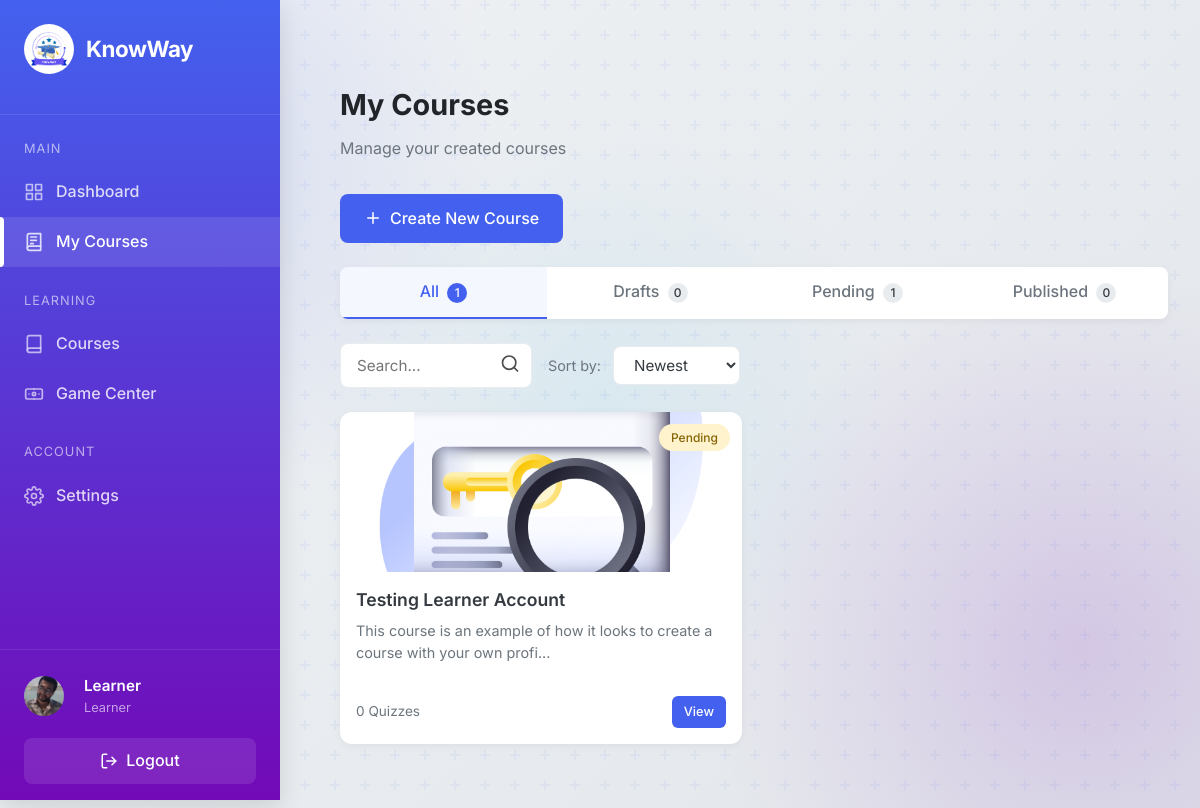
The page /view/my-courses.php (signed in) on the database its author committed.
### tables this page shows
CREATE TABLE `users` (
  `id` int(11) NOT NULL,
  `username` varchar(100) NOT NULL,
  `email` varchar(255) NOT NULL,
  `password` varchar(255) NOT NULL,
  `created_at` timestamp NOT NULL DEFAULT current_timestamp(),
  `role` varchar(20) DEFAULT 'learner',
  `phone` varchar(20) DEFAULT NULL,
  `bio` text DEFAULT NULL,
  `avatar` varchar(255) DEFAULT NULL
);

CREATE TABLE `courses` (
  `id` int(11) NOT NULL,
  `creator_id` int(11) NOT NULL,
  `title` varchar(255) NOT NULL,
  `description` text DEFAULT NULL,
  `image` varchar(255) DEFAULT NULL,
  `video` varchar(255) DEFAULT NULL,
  `video_type` enum('youtube','vimeo','uploaded') DEFAULT NULL,
  `status` enum('draft','pending','published') NOT NULL DEFAULT 'pending',
  `created_at` timestamp NOT NULL DEFAULT current_timestamp(),
  `updated_at` timestamp NULL DEFAULT NULL ON UPDATE current_timestamp(),
  `approved_at` timestamp NULL DEFAULT NULL,
  `approved_by` int(11) DEFAULT NULL
);

### view/my-courses.php (the view, shortened to what this page needs)
<?php
include '../config/db.php';
$user_id = $_SESSION['user_id'];
$username = $_SESSION['username'];
$user_avatar = '';
$stmt = $conn->prepare("SELECT avatar FROM users WHERE id = ?");
$stmt->bind_param("i", $user_id);
$stmt->execute();
$avatar_result = $stmt->get_result();
if ($avatar_result && $avatar_result->num_rows > 0) {
    $user_avatar = $avatar_result->fetch_assoc()['avatar'];
}
$initials = '';
$name_parts = explode(' ', $username);
foreach ($name_parts as $part) {
    $initials .= substr($part, 0, 1);
}
$status_filter = isset($_GET['status']) ? $_GET['status'] : 'all';
$search = isset($_GET['search']) ? $_GET['search'] : '';
$sort = isset($_GET['sort']) ? $_GET['sort'] : 'newest';
$order_by = "c.created_at DESC";
$count_sql = "SELECT COUNT(*) as total FROM courses c WHERE c.creator_id = ?";
$count_params = ["i", $user_id];
$stmt = $conn->prepare($count_sql);
$stmt->bind_param(...$count_params);
$stmt->execute();
$total_courses = $stmt->get_result()->fetch_assoc()['total'];
$courses_sql = "SELECT c.*, COUNT(cq.id) as quizzes_count
                FROM courses c
                LEFT JOIN course_quizzes cq ON c.id = cq.course_id
                WHERE c.creator_id = ?";
$courses_params = ["i", $user_id];
$courses_sql .= " GROUP BY c.id ORDER BY $order_by";
$stmt = $conn->prepare($courses_sql);
$stmt->bind_param(...$courses_params);
$stmt->execute();
$courses_result = $stmt->get_result();
$status_counts = [];
$status_types = ['draft', 'pending', 'published'];
foreach ($status_types as $type) {
    $count_sql = "SELECT COUNT(*) as count FROM courses WHERE creator_id = ? AND status = ?";
    $stmt = $conn->prepare($count_sql);
    $stmt->bind_param("is", $user_id, $type);
    $stmt->execute();
    $status_counts[$type] = $stmt->get_result()->fetch_assoc()['count'];
}
?>
<!DOCTYPE html>
<html lang="en">
<head>
    <link rel="stylesheet" href="dashboard.css">
    <link rel="stylesheet" href="styles.css">
</head>
<body>
    <button class="mobile-menu-btn" id="mobileMenuBtn">
    </button>
    <aside class="sidebar" id="sidebar">
        <div class="sidebar-header">
            <a href="dashboard.php" class="logo">
                <img src="assets/logo-white-bg.png" alt="KnowWay Logo" class="logo-image">
                <div class="logo-text">KnowWay</div>
            </a>
        </div>
        <div class="sidebar-content">
            <div class="nav-section">
                <div class="nav-section-title">Main</div>
                <ul class="nav-links">
                    <li>
                        <a href="dashboard.php" class="nav-link">
                            Dashboard
                        </a>
                    </li>
                    <li>
                        <a href="my-courses.php" class="nav-link active">
                            My Courses
                        </a>
                    </li>
                </ul>
            </div>
            <div class="nav-section">
                <div class="nav-section-title">Learning</div>
                <ul class="nav-links">
                    <li>
                        <a href="courses.php" class="nav-link">
                        <svg class="nav-icon" xmlns="http://www.w3.org/2000/svg" viewBox="0 0 24 24" fill="none" stroke="currentColor" stroke-width="2" stroke-linecap="round" stroke-linejoin="round">
                                <path d="M4 19.5A2.5 2.5 0 0 1 6.5 17H20"></path>
                                <path d="M6.5 2H20v20H6.5A2.5 2.5 0 0 1 4 19.5v-15A2.5 2.5 0 0 1 6.5 2z"></path>
                            </svg>
                            Courses
                        </a>
                    </li>
                   <li>
                    <a href="game-center.php" class="nav-link">
                        Game Center
                    </a>
                </ul>
            </div>
            <div class="nav-section">
                <div class="nav-section-title">Account</div>
                <ul class="nav-links">
                    <li>
                        <a href="user-settings.php" class="nav-link">
                            Settings
                        </a>
                    </li>
                </ul>
            </div>
        </div>
        <div class="sidebar-footer">
            <div class="user-profile">
                <div class="user-avatar" style="width: 40px; height: 40px; border-radius: 50%; overflow: hidden; display: flex; align-items: center; justify-content: center; margin-right: 8px; font-weight: 600; flex-shrink: 0; text-align: center;">
                    <?php if (!empty($user_avatar) && file_exists($user_avatar)): ?>
                        <img src="<?php echo htmlspecialchars($user_avatar); ?>" alt="Avatar" style="width: 40px; height: 40px; object-fit: cover; display: block; margin: 0; padding: 0;">
                    <?php else: ?>
                        <span style="font-size: 16px;"><?php echo htmlspecialchars($initials); ?></span>
                    <?php endif; ?>
                </div>
                <div class="user-info">
                    <div class="user-name"><?php echo $username; ?></div>
                    <div class="user-role">Learner</div>
                </div>
            </div>
            <a href="../controller/logout.php" class="logout-btn">
                Logout
            </a>
        </div>
    </aside>
    <main class="main-content">
        <div class="page-header">
            <h1 class="greeting">My Courses</h1>
            <p class="subheading">Manage your created courses</p>
        </div>
        <a href="create-course.php" class="create-course-btn">
            <svg xmlns="http://www.w3.org/2000/svg" width="24" height="24" viewBox="0 0 24 24" fill="none" stroke="currentColor" stroke-width="2" stroke-linecap="round" stroke-linejoin="round">
                <line x1="12" y1="5" x2="12" y2="19"></line>
                <line x1="5" y1="12" x2="19" y2="12"></line>
            </svg>
            Create New Course
        </a>
        <div class="status-filter">
            <a href="?status=all<?php echo !empty($search) ? '&search=' . urlencode($search) : ''; ?>&sort=<?php echo $sort; ?>" class="<?php echo $status_filter === 'all' ? 'active' : ''; ?>">
                All <span class="status-count"><?php echo $total_courses; ?></span>
            </a>
            <a href="?status=draft<?php echo !empty($search) ? '&search=' . urlencode($search) : ''; ?>&sort=<?php echo $sort; ?>" class="<?php echo $status_filter === 'draft' ? 'active' : ''; ?>">
                Drafts <span class="status-count"><?php echo $status_counts['draft']; ?></span>
            </a>
            <a href="?status=pending<?php echo !empty($search) ? '&search=' . urlencode($search) : ''; ?>&sort=<?php echo $sort; ?>" class="<?php echo $status_filter === 'pending' ? 'active' : ''; ?>">
                Pending <span class="status-count"><?php echo $status_counts['pending']; ?></span>
            </a>
            <a href="?status=published<?php echo !empty($search) ? '&search=' . urlencode($search) : ''; ?>&sort=<?php echo $sort; ?>" class="<?php echo $status_filter === 'published' ? 'active' : ''; ?>">
                Published <span class="status-count"><?php echo $status_counts['published']; ?></span>
            </a>
        </div>
        <form class="filter-container" method="GET" action="my-courses.php">
            <div class="search-box">
                <input type="text" name="search" placeholder="Search..." value="<?php echo htmlspecialchars($search); ?>">
                <button type="submit">
                    <svg xmlns="http://www.w3.org/2000/svg" width="20" height="20" viewBox="0 0 24 24" fill="none" stroke="currentColor" stroke-width="2" stroke-linecap="round" stroke-linejoin="round">
                        <circle cx="11" cy="11" r="8"></circle>
                        <line x1="21" y1="21" x2="16.65" y2="16.65"></line>
                    </svg>
                </button>
            </div>
            <div class="sorting-options">
                <span class="sort-label">Sort by:</span>
                <select name="sort" class="sort-select" onchange="this.form.submit()">
                    <option value="newest" <?php echo $sort === 'newest' ? 'selected' : ''; ?>>Newest</option>
                </select>
            </div>
        </form>
        <?php if ($courses_result && $courses_result->num_rows > 0): ?>
            <div class="courses-grid">
                <?php while ($course = $courses_result->fetch_assoc()): ?>
                    <div class="course-card">
                        <div class="status-tag status-<?php echo $course['status']; ?>">
                            <?php echo ucfirst($course['status']); ?>
                        </div>
                        <div class="course-image">
                            <img src="uploads/<?php echo ($course['image'] ?? ''); ?>" alt="<?php echo htmlspecialchars($course['title']); ?>" onerror="this.src='assets/placeholder-course.png'">
                        </div>
                        <div class="course-content">
                            <h3 class="course-title"><?php echo htmlspecialchars($course['title']); ?></h3>
                            <p class="course-description">
                                <?php echo htmlspecialchars(substr($course['description'], 0, 80)) . (strlen($course['description']) > 80 ? '...' : ''); ?>
                            </p>
                            <div class="course-info">
                                <span><?php echo $course['quizzes_count']; ?> Quizzes</span>
                                <div class="course-actions">
                                    <a href="course-details.php?id=<?php echo $course['id']; ?>" class="action-btn view-btn">View</a>
                                </div>
                            </div>
                        </div>
                    </div>
                <?php endwhile; ?>
            </div>
        <?php endif; ?>
    </main>
</body>
</html>

### view/dashboard.css (style rules this page uses)
:root { --primary: #4361ee; --primary-light: #4895ef; --secondary: #4cc9f0; --accent: #7209b7; --accent-light: #9d4edd; --white: #ffffff; --off-white: #f8f9fa; --light-gray: #e9ecef; --mid-gray: #dee2e6; --gray: #6c757d; --dark-gray: #343a40; --black: #212529; --green: #198754; --yellow: #ffc107; --red: #dc3545; --shadow-sm: 0 2px 4px rgba(0, 0, 0, 0.05); --shadow-md: 0 4px 8px rgba(0, 0, 0, 0.08); --shadow-lg: 0 8px 16px rgba(0, 0, 0, 0.1); --transition-fast: 0.2s ease; --transition-normal: 0.3s ease; --transition-slow: 0.5s ease; }
* { margin: 0; padding: 0; box-sizing: border-box; }
body { font-family: "Inter", sans-serif; background-color: var(--off-white); color: var(--dark-gray); line-height: 1.6; min-height: 100vh; display: flex; overflow-x: hidden; }
.sidebar { width: 280px; background: linear-gradient(180deg, var(--primary) 0%, var(--accent) 100%); color: var(--white); height: 100vh; position: fixed; left: 0; top: 0; z-index: 100; transition: var(--transition-normal); box-shadow: var(--shadow-lg); display: flex; flex-direction: column; }
.sidebar-header { padding: 24px; display: flex; align-items: center; justify-content: space-between; border-bottom: 1px solid rgba(255, 255, 255, 0.1); }
.logo { display: flex; align-items: center; gap: 12px; color: var(--white); text-decoration: none; max-width: 50px; }
.logo-image { width: 100%; height: 100%; object-fit: cover; border-radius: 100%; }
.logo-text { font-size: 1.4rem; font-weight: 700; color: var(--white); }
.sidebar-content { flex: 1; overflow-y: auto; padding: 24px 0; }
.nav-section { margin-bottom: 24px; }
.nav-section-title { padding: 0 24px; font-size: 0.8rem; text-transform: uppercase; letter-spacing: 1px; color: rgba(255, 255, 255, 0.6); margin-bottom: 8px; }
.nav-links { list-style: none; }
.nav-link { display: flex; align-items: center; padding: 12px 24px; color: rgba(255, 255, 255, 0.8); text-decoration: none; transition: var(--transition-fast); position: relative; font-weight: 500; }
.nav-link:hover, .nav-link.active { background-color: rgba(255, 255, 255, 0.1); color: var(--white); }
.nav-link.active::before { content: ""; position: absolute; left: 0; top: 0; height: 100%; width: 4px; background-color: var(--white); border-radius: 0 4px 4px 0; }
.nav-icon { width: 20px; height: 20px; margin-right: 12px; opacity: 0.8; }
.sidebar-footer { padding: 16px 24px; border-top: 1px solid rgba(255, 255, 255, 0.1); }
.user-profile { display: flex; align-items: center; gap: 12px; padding: 8px 0; }
.user-avatar { width: 40px; height: 40px; border-radius: 50%; background-color: rgba(255, 255, 255, 0.2); display: flex; align-items: center; justify-content: center; font-weight: 600; font-size: 1.1rem; }
.user-info { flex: 1; min-width: 0; }
.user-name { font-weight: 600; font-size: 0.95rem; white-space: nowrap; overflow: hidden; text-overflow: ellipsis; }
.user-role { font-size: 0.8rem; color: rgba(255, 255, 255, 0.6); }
.logout-btn { display: flex; align-items: center; justify-content: center; gap: 8px; width: 100%; padding: 10px; margin-top: 12px; background-color: rgba(255, 255, 255, 0.1); color: var(--white); border: none; border-radius: 8px; cursor: pointer; transition: var(--transition-fast); font-weight: 500; text-decoration: none; }
.main-content { flex: 1; margin-left: 280px; padding: 32px; transition: var(--transition-normal); }
.page-header { margin-bottom: 32px; }
.greeting { font-size: 1.8rem; font-weight: 700; margin-bottom: 8px; color: var(--black); }
.subheading { color: var(--gray); font-size: 1rem; }
.courses-grid { display: grid; grid-template-columns: repeat(3, 1fr); gap: 20px; }
.course-card { background-color: var(--white); border-radius: 12px; overflow: hidden; box-shadow: var(--shadow-sm); transition: var(--transition-normal); height: 100%; display: flex; flex-direction: column; }
.course-image { height: 160px; overflow: hidden; position: relative; }
.course-image img { width: 100%; height: 100%; object-fit: cover; transition: transform var(--transition-slow); }
.course-content { padding: 20px; flex: 1; display: flex; flex-direction: column; }
.course-title { font-size: 1.1rem; font-weight: 600; margin-bottom: 12px; color: var(--black); line-height: 1.4; }
.course-info { margin-top: auto; padding-top: 16px; display: flex; justify-content: space-between; align-items: center; }
@media (max-width: 1200px) { .courses-grid { grid-template-columns: repeat(2, 1fr); } }
@media (max-width: 1200px) { body { padding-top: 50px; } }

### rows shown on the page
users: avatar (picture)
courses: status "Pending", title "Testing Learner Account", description "This course is an example of how it looks to create a course with your own profi", quizzes_count "0"

### other values the page prints
$username "Learner"
$total_courses "1"
$status_counts['draft'] "0"
$status_counts['pending'] "1"
$status_counts['published'] "0"
